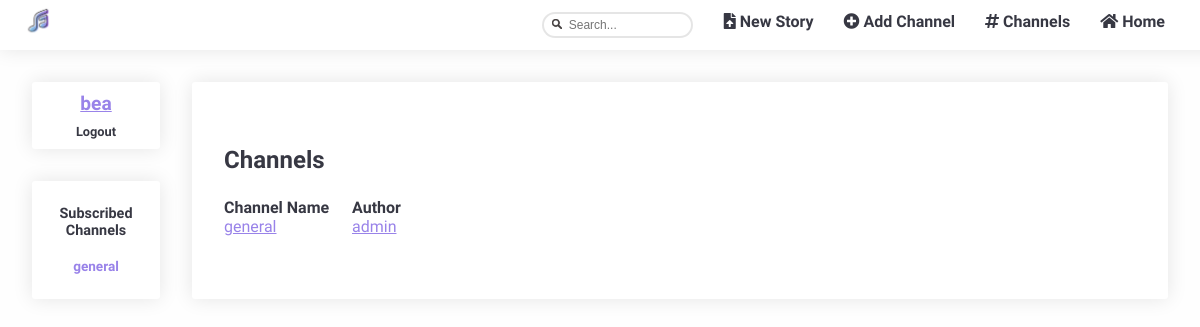
The page /pages/channels_list.php (signed in) on the database as committed earlier.
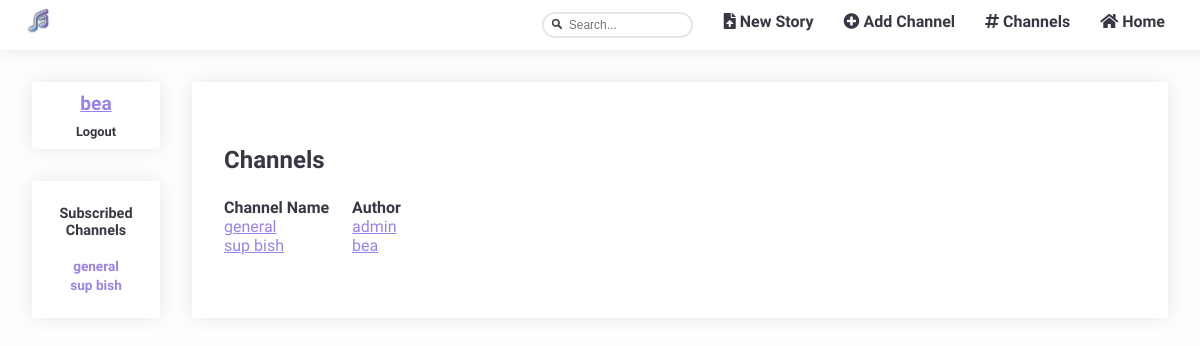
The same page on the database as committed later.
### tables this page shows
CREATE TABLE subscribed (
  id INTEGER PRIMARY KEY,
  user VARCHAR REFERENCES users,
  channel VARCHAR REFERENCES channels
);

CREATE TABLE channels (
  name VARCHAR PRIMARY KEY,
  author VARCHAR REFERENCES users,
  description VARCHAR
);

### database/db_channels.php (called while the page is built, shortened)
<?php
  include('../database/db_connection.php');
  function getChannels() {
    global $db;
    $stmt = $db->prepare('SELECT * FROM channels');
    $stmt->execute(array());
    return $stmt->fetchAll();
  }
  function getSubbedChannels($username) {
    global $db;
    $stmt = $db->prepare('SELECT channel FROM subscribed WHERE user = ?');
    $stmt->execute(array($username));
    return $stmt->fetchAll();
  }
?>

### templates/tpl_channel.php (the view, shortened to what this page needs)
<?php function draw_channels_list($channels) {
  ?>
  <section id="channel_list" class= "blockStyle blockLayout page">
    <h1>Channels</h1>
    <header>
      <h2>Channel Name</h2>
      <h2>Author</h2>
    </header>
  <?php
    foreach($channels as $channel)
      draw_channel_list($channel);
  ?>
  </section>
<?php } ?>
<?php function draw_channel_list($channel) {
  ?>
  <article class="channel_list_item">
    <a href="../pages/channel_page.php?channel=<?= $channel['name'] ?>"><?= $channel['name']?></a>
    <a href="../pages/profile.php?user=<?= $channel['author'] ?>"><?= $channel['author']?></a>
  </article>
<?php } ?>

### templates/tpl_account.php (shortened to what this page needs)
<?php function draw_sidebar($subbed_channels) {
?>
  <section id="sidebar">
    <?php
      draw_sidebar_login();
      draw_sidebar_subs($subbed_channels);
    ?>
  </section>
<?php } ?>
<?php function draw_sidebar_login() {
  if (isset($_SESSION['username']))
  {
    $username = $_SESSION['username'];?>
    <section id="sidebar_login" class="blockStyle">
        <a href="../pages/edit_profile.php?user=<?= $username ?>"><?= $username ?></a>
        <div><a href="../actions/action_logout.php">Logout</a></div>
    </section>
    <?php }
} ?>
<?php function draw_sidebar_subs($subbed_channels) {
  if (isset($_SESSION['username']) && !empty($subbed_channels)) {
    ?>
    <section id="sidebar_subs" class= "blockStyle">
      <h1>Subscribed Channels</h1>
      <ul>
        <?php
          foreach($subbed_channels as $subbed_channel) { ?>
            <li>
              <a href="../pages/channel_page.php?channel=<?= $subbed_channel['channel'] ?>"><?= $subbed_channel['channel'] ?></a>
            </li>
        <?php }
        ?>
      </ul>
    </section>
<?php }
}?>

Rows that differ between the two databases and show on the page:
added subscribed: channel "sup bish"
added channels: name "sup bish", author "bea"
